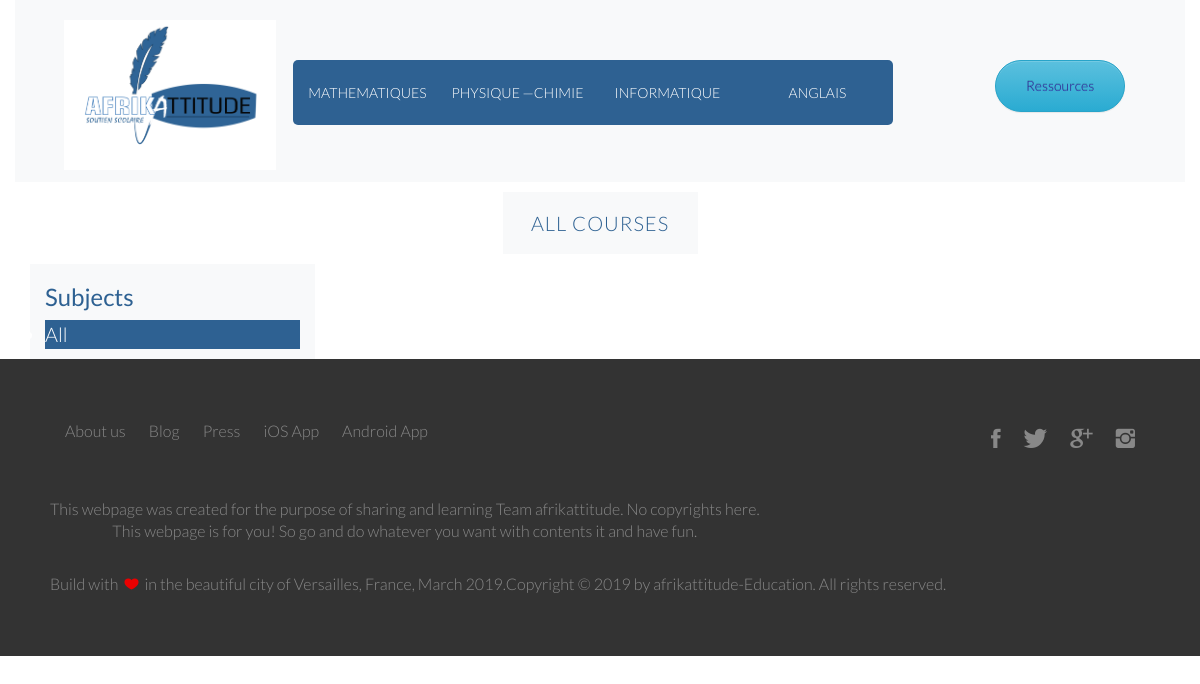
Before: /courses/ with the older database file.
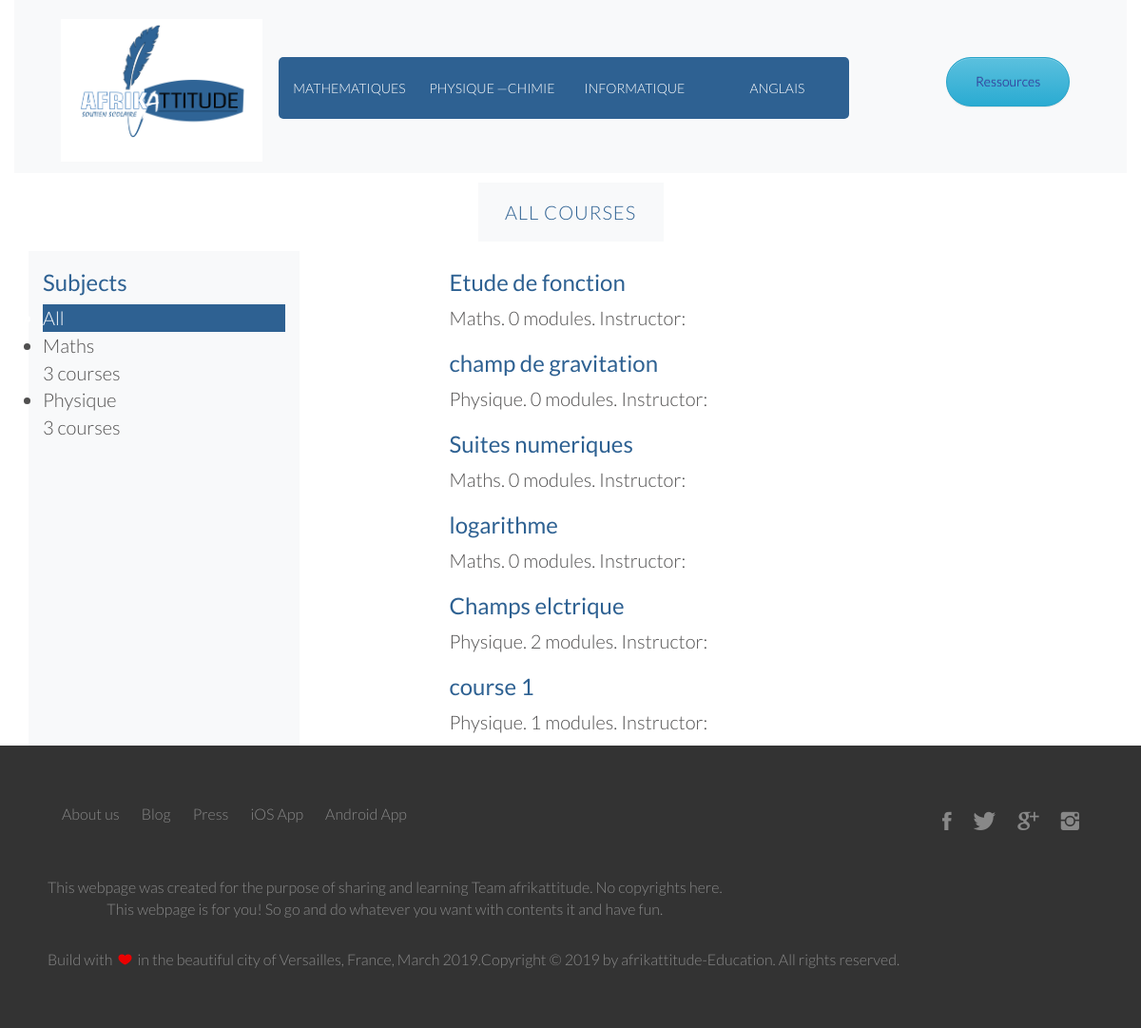
After: the same page with the newer database file.
### courses/models.py (models this page shows, shortened)
class Subject(models.Model):
    title = models.CharField(max_length=50)
    description = models.CharField(max_length=500)
    pub_date = models.DateTimeField(auto_now=True)
    slug = models.SlugField(max_length=200, unique=True)
    class Meta:
        ordering = ('title',)
        verbose_name = 'Subject'
    def __str__(self):
        return self.title

class Course(models.Model):
    owner           = models.ForeignKey(User, on_delete=models.CASCADE, default=1)
    subject         = models.ForeignKey(Subject, related_name='courses', on_delete=models.CASCADE)
    title           = models.CharField(max_length=50)
    image           = models.ImageField(upload_to=upload_image_path, blank=True)
    description     = models.CharField(max_length=500)
    pub_date        = models.DateTimeField(auto_now=True)
    slug            = models.SlugField(max_length=200, unique=True)
    overview        = models.TextField(null=True, blank=True)
    created         = models.DateTimeField(auto_now_add=True)
    students        = models.ManyToManyField(User, related_name='course_joined', blank=True)
    class Meta:
        ordering = ['-created']

### courses/views.py (the view)
# urls.py: path('', CourseListView.as_view(), name='course_list'),
class CourseListView(TemplateResponseMixin, View):
    model = Course
    template_name   = "courses/list.html"
    def get(self, request, subject=None):
        subjects = cache.get('all_subjects')
        if not subjects:
            subjects = Subject.objects.annotate(total_courses=Count('courses'))
            cache.set('all_subjects', subjects)
        all_courses = Course.objects.annotate(total_modules=Count('modules'))
        if subject:
            subject = get_object_or_404(Subject, slug=subject)
            key = 'subject_{}_courses'.format(subject.id)
            courses = cache.get(key)
            if not courses:
                courses = all_courses.filter(subject=subject)
                cache.set(key, courses)
        else:
            courses = cache.get('all_courses')
            if not courses:
                courses = all_courses
                cache.set('all_courses', courses)
        return self.render_to_response({'subjects': subjects,
                                        'subject': subject,
                                        'courses': courses})

### courses/templates/courses/list.html (shortened to what this page needs)
{% extends "afrik_app/base.html" %}
{% block content %}
<div class="col-2 bg-light mx-auto">
  <h1 class="text-center">
    {% if subject %}
      {{subject.title}} courses
    {% else %}
      All courses
    {% endif %}
  </h1>
</div>
<div class="row">
  <div class="col-12 col-md-3 bg-light">
<div class="contents">
  <h3>Subjects</h3>
  <ul id="modules">
    <li {% if not subject %} class="selected"{% endif %}>
      <a href="{% url "course:course_list"%}"> All </a>
    </li>
    {% for s in subjects %}
      <li {% if subject == s %} class="selected"{%endif%}>
        <a href="{% url "course:course_list_subject" s.slug %}">
          {{s.title}}
          <br> <span>{{s.total_courses}} courses</span>
        </a>
      </li>
    {% endfor %}
  </ul>
</div>
</div>
<div class="col-12 col-md-6 mx-auto">
<div class="module">
  {% for course in courses %}
    {% with subject=course.subject %}
      <h3><a href="{% url "course:course_detail" course.slug%}">{{course.title}}</a></h3>
      <p>
        <a href="{% url "course:course_list_subject" subject.slug%}">{{subject}}</a>.
        {{course.total_modules}} modules.
        Instructor: {{course.owner.get_full_name}}
      </p>
    {% endwith %}
  {% endfor %}
</div>
</div>
</div>
{% endblock %}

### afrik_app/templates/afrik_app/base.html (shortened to what this page needs)
{% load static %}
<!DOCTYPE html>
<html lang="en" dir="ltr">
  <head>
    <link rel="stylesheet" href="https://stackpath.bootstrapcdn.com/bootstrap/4.1.0/css/bootstrap.min.css">
    <link rel="stylesheet" href="//maxcdn.bootstrapcdn.com/bootstrap/3.2.0/css/bootstrap.min.css">
    <link rel="stylesheet" href="//maxcdn.bootstrapcdn.com/bootstrap/3.2.0/css/bootstrap-theme.min.css">
    <link rel="stylesheet" href="{% static "css/normalize.css"%}">
    <link rel="stylesheet" href="{% static "css/grid.css"%}" >
    <link rel="stylesheet" href="{% static "css/afrik_app.css"%}">
    <link rel="stylesheet" href="{% static "css/queries.css"%}">
    <link rel="stylesheet" href="{% static "css/ionicons.min.css"%}">
  </head>
  <body>
  <div class="container-fluid">
    {% include "afrik_app/snippets/navbar.html"%}
  </div>
<div class="container-fluid">
  {% block content %}
  {% endblock %}
</div>
    <footer>
        <div class="row">
            <div class="col span-1-of-2">
                <ul class="footer-nav">
                    <li><a href="#">About us</a></li>
                    <li><a href="#">Blog</a></li>
                    <li><a href="#">Press</a></li>
                    <li><a href="#">iOS App</a></li>
                    <li><a href="#">Android App</a></li>
                </ul>
            </div>
            <div class="col span-1-of-2">
                <ul class="social-links">
                    <li><a href="#"><i class="ion-social-facebook"></i></a></li>
                    <li><a href="#"><i class="ion-social-twitter"></i></a></li>
                    <li><a href="#"><i class="ion-social-googleplus"></i></a></li>
                    <li><a href="#"><i class="ion-social-instagram"></i></a></li>
                </ul>
            </div>
        </div>
        <div class="row">
            <p>
                This webpage was created for the purpose of sharing and learning  Team afrikattitude. No copyrights here.<br>
                This webpage is for you! So go and do whatever you want with contents it and have fun.
            </p>
            <p>
                Build with <i class="ion-ios-heart" style="color: #ea0000; padding: 0 3px;"></i> in the beautiful city of Versailles, France, March 2019.
            </p>
            <p>
                Copyright &copy; 2019 by afrikattitude-Education. All rights reserved.
            </p>
        </div>
    </footer>
  </body>
</html>

### afrik_app/templates/afrik_app/snippets/navbar.html (shortened to what this page needs)
{% load static %}
<div id="sidebar" class="bg-light">
   <nav class="header_main_nav">
     <div class="row">
       <div class="col-md-2 mx-auto">
         <a href="{% url "accueil"%}">
           <img src="{% static "img/logo_afrikattitude-01.jpg" %}" alt="logo afrikattitude" class="logo_tuwaxu"> <br>
         </a>
       </div>
       <div class="col-md-7 py-5 ml-3 ">
      <nav class="nav_drop_menu">
          <ul>
              <li>Mathematiques
              </li>
              <li>Physique &mdash;Chimie
              </li>
              <li>Informatique
              </li>
              <li>Anglais
              </li>
            </ul>
          </nav>
          </div>
          <div class="col-md-2 py-5  mt-auto ">
            {% if user.is_authenticated %}
            <a href="{% url "course:manage_course_list"%}" class="btn btn-info">Gerer</a>
            <a href="{% url "course:logout"%}" class="btn btn-info">Deconnectez</a>
            {% else %}
            <a href="{% url "course:login"%}" class="btn btn-info"> Ressources</a>
            {% endif %}
          </div>
        </div>
      </nav>
    </div>

### static/css/grid.css (style rules this page uses)
.row { zoom: 1; }
.row:before, .row:after { content:""; display:table; }
.row:after { clear:both; }
.col { display: block; float:left; margin: 1% 0 1% 1.6%; }
.col:first-child { margin-left: 0; }
.span-1-of-2 { width: 49.2%; }

### static/css/afrik_app.css (style rules this page uses)
:root { --site-main-color: #2e6192; --tarifs-background: linear-gradient(#ECE9E6, #FFFFFF); }
* { margin: 0; padding: 0; box-sizing: border-box; }
html, body { background-color: #fff; color: #504f4f; font-family: 'Lato','Arial',sans-serif; font-weight: 300; font-size: 20px; text-rendering: optimizeLegibility; overflow-x: hidden; }
.row { margin: 0 auto; max-width: 1140px; }
h1 { padding: 20px 10px; margin-top: 10px; margin-bottom: 10px; color: var(--site-main-color); font-size: 100%; font-weight: 300; text-transform: uppercase; letter-spacing: 1px; }
h3 { text-align: left; margin-bottom: 10px; color: var(--site-main-color); }
.btn:link, .btn:visited { display: inline-block; padding: 15px 30px; font-weight: 300; text-decoration: none; border-bottom-style:groove; border-radius: 200px; color: #341f97; margin-bottom: 10px; transition: background-color 0.5s, border 0.5s, color 0.5s; }
.logo_tuwaxu { position: relative; float: left; width: auto; height: 150px; padding: 0; background-size: cover; display: block; margin-top: 20px; }
.nav_drop_menu { padding: 0; text-align: right; position: absolute; }
.nav_drop_menu > ul { list-style: none; padding: 0; margin: 0; text-align: center; display: inline-block; background: var(--site-main-color); border-radius: 5px; }
.nav_drop_menu > ul > li { float: left; width: 150px; height: 65px; line-height: 65px; position: relative; text-transform: uppercase; font-size: 14px; color: #fff; cursor: pointer; }
.header_main_nav { position: relative; z-index: 9999; }
footer { background-color: #333; padding: 50px; font-size: 80%; }
.footer-nav { list-style: none; float: left; }
.social-links { list-style: none; float: right; }
.footer-nav li, .social-links li { display: inline-block; margin-right: 20px; }
.footer-nav li:last-child, .social-links li:last-child { margin-right: 0; }
.footer-nav li a:link, .footer-nav li a:visited, .social-links li a:link, .social-links li a:visited { text-decoration: none; border: 0; color: #888; -webkit-transition: color 0.2s; transition: color 0.2s; }
.social-links li a:link, .social-links li a:visited { font-size: 160%; }
.ion-social-facebook, .ion-social-twitter, .ion-social-googleplus, .ion-social-instagram { -webkit-transition: color 0.2s; transition: color 0.2s; }
footer p { color: #888; text-align: center; margin-top: 20px; }
a, a:hover, a:focus { color: inherit; text-decoration: none; transition: all 0.3s; }
.selected { color: #fff; background-color: var(--site-main-color); }

Changed rows visible on the page:
added Subject: title "Maths", total_courses "3"
added Subject: title "Physique", total_courses "3"
added Course: title "Etude de fonction", subject "Maths", total_modules "0"
added Course: title "champ de gravitation", subject "Physique", total_modules "0"
added Course: title "Suites numeriques", subject "Maths", total_modules "0"
added Course: title "logarithme", subject "Maths", total_modules "0"
added Course: title "Champs elctrique", subject "Physique", total_modules "2"
added Course: title "course 1", subject "Physique", total_modules "1"
